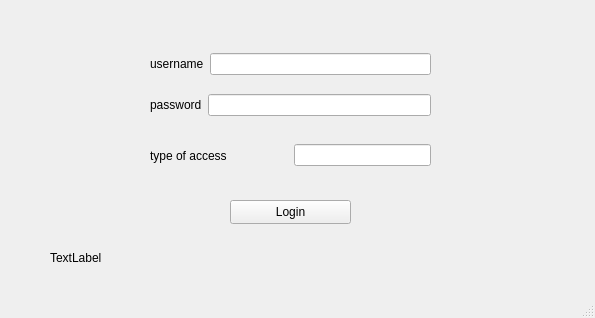
<?xml version="1.0" encoding="UTF-8"?>
<ui version="4.0">
 <class>LoginWindow</class>
 <widget class="QMainWindow" name="LoginWindow">
  <property name="geometry">
   <rect>
    <x>0</x>
    <y>0</y>
    <width>595</width>
    <height>318</height>
   </rect>
  </property>
  <property name="windowTitle">
   <string>LoginWindow</string>
  </property>
  <widget class="QWidget" name="centralwidget">
   <widget class="QLabel" name="label">
    <property name="geometry">
     <rect>
      <x>50</x>
      <y>250</y>
      <width>501</width>
      <height>16</height>
     </rect>
    </property>
    <property name="text">
     <string>TextLabel</string>
    </property>
   </widget>
   <widget class="QWidget" name="layoutWidget">
    <property name="geometry">
     <rect>
      <x>150</x>
      <y>40</y>
      <width>281</width>
      <height>91</height>
     </rect>
    </property>
    <layout class="QVBoxLayout" name="verticalLayout">
     <item>
      <layout class="QHBoxLayout" name="horizontalLayout">
       <item>
        <widget class="QLabel" name="label_2">
         <property name="text">
          <string>username</string>
         </property>
        </widget>
       </item>
       <item>
        <widget class="QLineEdit" name="txt_username"/>
       </item>
      </layout>
     </item>
     <item>
      <layout class="QHBoxLayout" name="horizontalLayout_2">
       <item>
        <widget class="QLabel" name="label_3">
         <property name="text">
          <string>password</string>
         </property>
        </widget>
       </item>
       <item>
        <widget class="QLineEdit" name="txt_password">
         <property name="echoMode">
          <enum>QLineEdit::Password</enum>
         </property>
        </widget>
       </item>
      </layout>
     </item>
    </layout>
   </widget>
   <widget class="QPushButton" name="loginButton">
    <property name="geometry">
     <rect>
      <x>230</x>
      <y>200</y>
      <width>121</width>
      <height>24</height>
     </rect>
    </property>
    <property name="text">
     <string>Login</string>
    </property>
   </widget>
   <widget class="QWidget" name="layoutWidget">
    <property name="geometry">
     <rect>
      <x>150</x>
      <y>140</y>
      <width>281</width>
      <height>31</height>
     </rect>
    </property>
    <layout class="QHBoxLayout" name="horizontalLayout_3">
     <item>
      <widget class="QLabel" name="label_4">
       <property name="text">
        <string>type of access</string>
       </property>
      </widget>
     </item>
     <item>
      <widget class="QLineEdit" name="txt_toa">
       <property name="sizePolicy">
        <sizepolicy hsizetype="Minimum" vsizetype="Fixed">
         <horstretch>0</horstretch>
         <verstretch>0</verstretch>
        </sizepolicy>
       </property>
      </widget>
     </item>
    </layout>
   </widget>
  </widget>
  <widget class="QMenuBar" name="menubar">
   <property name="geometry">
    <rect>
     <x>0</x>
     <y>0</y>
     <width>595</width>
     <height>22</height>
    </rect>
   </property>
  </widget>
  <widget class="QStatusBar" name="statusbar"/>
 </widget>
 <resources/>
 <connections/>
</ui>
